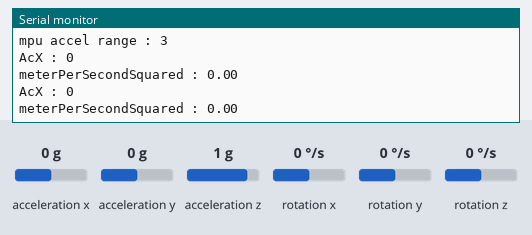
Bench run of a sketch on a simulated ESP32. On the bench: the last lines printed to the serial monitor. Wiring (inferred from the names in the program): MPU-6050 motion sensor at I2C address 0x68. Inputs (shaded band) come from the test bench; at power-on: acceleration x 0 g, acceleration y 0 g, acceleration z 1 g, rotation x 0 °/s, rotation y 0 °/s, rotation z 0 °/s. WiFi joins after 1.5 s; servers stay silent unless stated; uploads are accepted with an empty reply.

Above: at 2.7 s.
2.8 s: acceleration x set to -1.4 g
At 4.1 s:
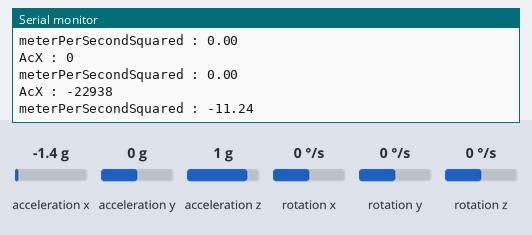
4.3 s: acceleration x set to -0.8 g
At 5.2 s:
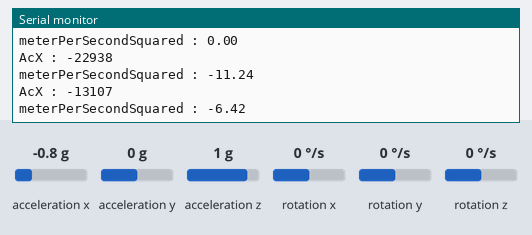
Timing chart, 0 to 7.3 s (numbered marks = the images above; inputs shaded):
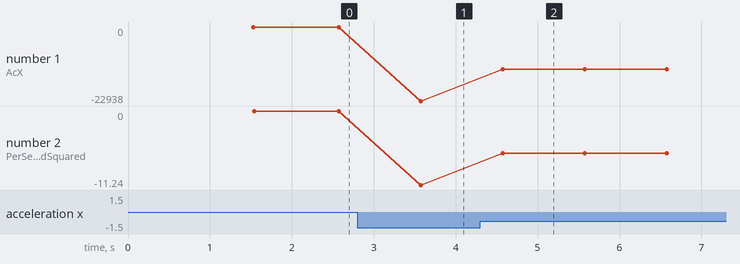

Measured:
- after the input at 2.8 s, the serial monitor: prints a new line after 0.77 s (image 1)
- after the input at 4.3 s, the serial monitor: prints a new line after 0.27 s (image 2)
- plotted number 1: 0 → -22938 after the input at 2.8 s, -22938 → -13107 after the input at 4.3 s
- plotted number 2: 0 → -11.24 after the input at 2.8 s, -11.24 → -6.42 after the input at 4.3 s

The sketch:

gy521-v.2.ino
```cpp
#include <MPU6050.h>

#include <SPI.h>

#include<Wire.h>
#include <array>
#include <EEPROM.h>

#include <HTTPClient.h>

#include <WiFiUdp.h>
#include <ETH.h>
#include <WiFiSTA.h>
#include <WiFiMulti.h>
#include <WiFiType.h>
#include <WiFiServer.h>
#include <WiFiClient.h>
#include <WiFiScan.h>
#include <WiFiAP.h>
#include <WiFiGeneric.h>
#include <WiFi.h>

#define SDA 33
#define SCL 32


MPU6050 mpu;

struct Accelerometer {
  int16_t ax;
};

const int MPU_addr=0x68;  // I2C address of the MPU-6050
int16_t AcX;
float meterPerSecondSquared;
float sensitivityScaleFactor = 0.49;
int iterator = 0;
int addr = 0;
float savedDatas[3000];
char jsonTest;


const char* ssid = "ssid";
const char* password = "password";

void setup(){
  Serial.begin(9600);
  Wire.begin(SDA, SCL);
  Wire.beginTransmission(MPU_addr);
  Wire.write(0x6B);  // PWR_MGMT_1 register
  Wire.write(0);     // set to zero (wakes up the MPU-6050)
  Wire.endTransmission(true);

  //Set accelerometer range to +-16g (provide more precision??), by default at +-2g
  mpu.setFullScaleAccelRange(MPU6050_ACCEL_FS_16);

  WiFi.begin(ssid, password);
  Serial.print("Connecting");
  while (WiFi.status() != WL_CONNECTED) {
    delay(500);
    Serial.print("Waiting for connection...");
  }

  Serial.println();

  Serial.print("Connected, IP address: ");
  Serial.println(WiFi.localIP());

  Serial.print("mpu accel range : ");Serial.println(mpu.getFullScaleAccelRange());
  Serial.println();
}
void loop(){
  Wire.beginTransmission(MPU_addr);
  Wire.write(0x3B);  // starting with register 0x3B (ACCEL_XOUT_H)
  Wire.endTransmission(false);
  Wire.requestFrom(MPU_addr,14,true);

  /*getPCtime(); //try to get time sync from pc
  if(DateTime.available()) {
    unsigned long
  }*/

  Accelerometer acc;

  AcX=Wire.read()<<8|Wire.read();  // 0x3B (ACCEL_XOUT_H) & 0x3C (ACCEL_XOUT_L)

  Serial.println();
  Serial.print("AcX : ");Serial.println(AcX);

  //Get total x in m/s²
  meterPerSecondSquared = (AcX * sensitivityScaleFactor)/1000;
  Serial.print("meterPerSecondSquared : ");Serial.println(meterPerSecondSquared);

  savedDatas[iterator] = meterPerSecondSquared;


  if(iterator == 10) {
    sendToApi(meterPerSecondSquared);
    sleep(50);
  }

  iterator++;

  delay(1000);
}

void sendToApi(float meterPerSecond) {
  if(WiFi.status() == WL_CONNECTED) {
    HTTPClient http;

    //Change
    http.begin("localhost:3000/performances/");
    http.addHeader("Content-Type", "application/json");

    int httpCode = http.POST("{\"performance\" : {\"datePerformance\" : \"1555000960\",\"speed\" : 76,\"lengthType\" : 25,\"startTime\" : \"1555000960\",\"endTime\" : \"1555000960\",\"distance\" : 200,\"lostWeight\" : 47,\"programType\" : {\"_id\": \"5d0e7b075f1af2c6b6b1a00c\"},\"user\" : \"5d0e60621bdcd81d4236e2bc\"}}");
    String payload = http.getString();

    Serial.println(httpCode);
    Serial.println(payload);

    http.end();

  } else {
    Serial.println("Error in WiFi connection");
  }
}
```
